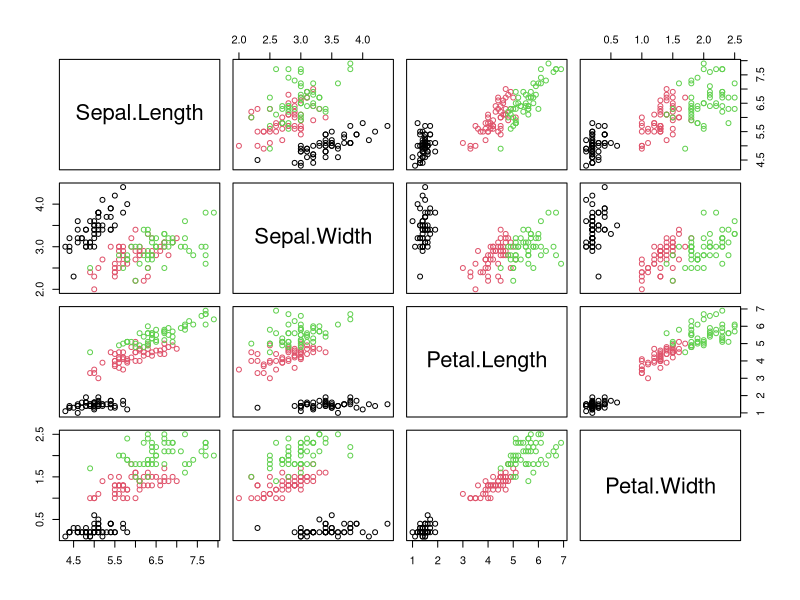
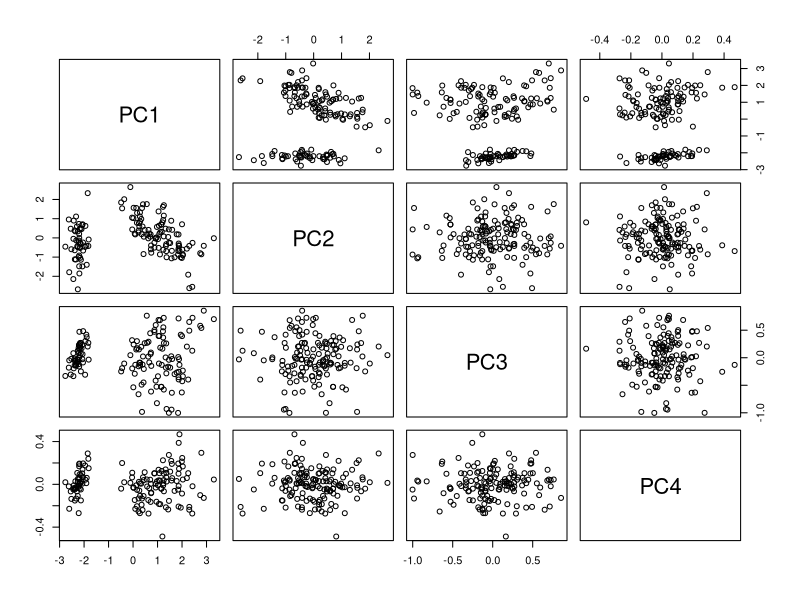
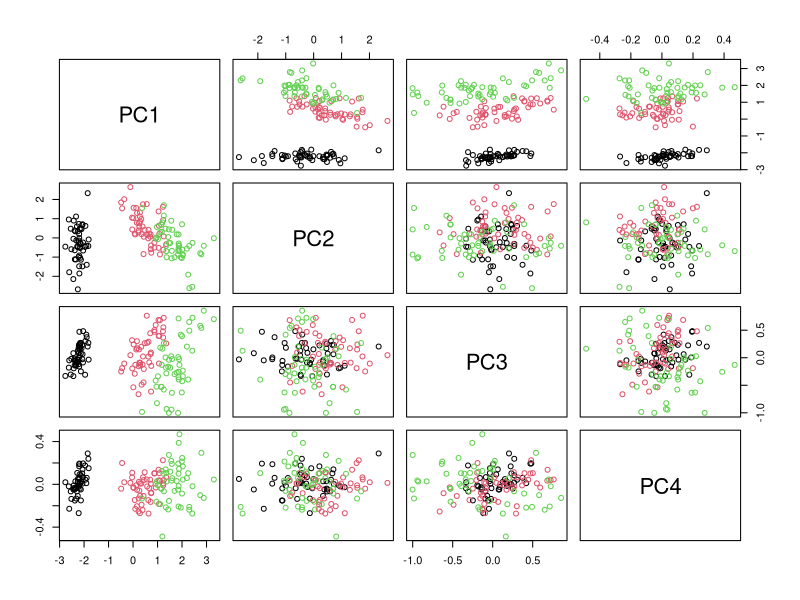
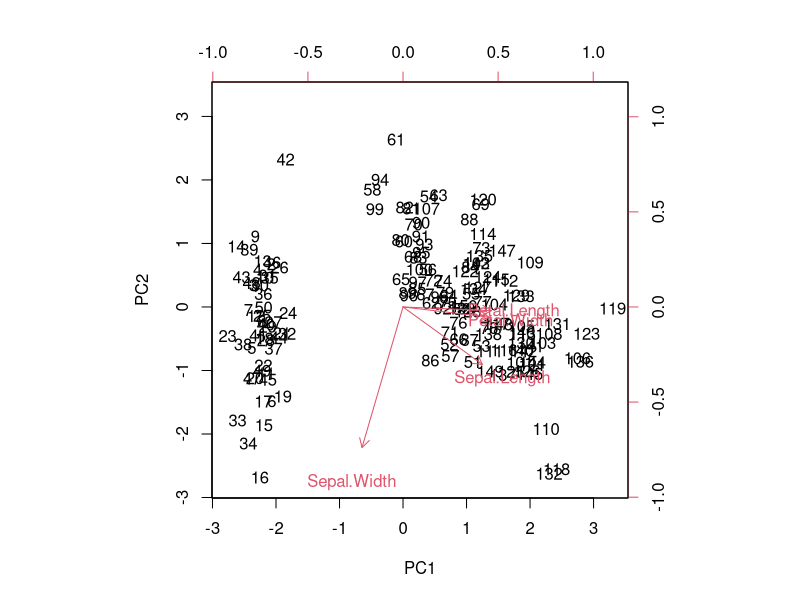
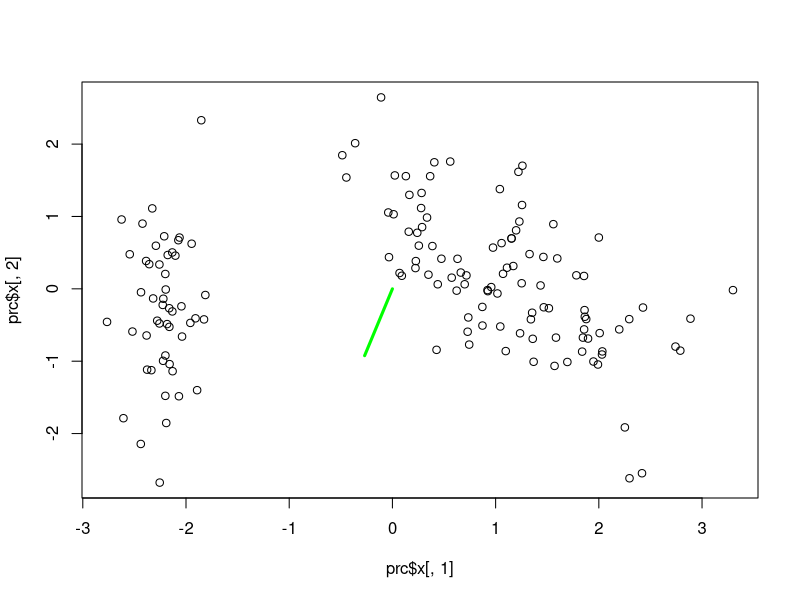
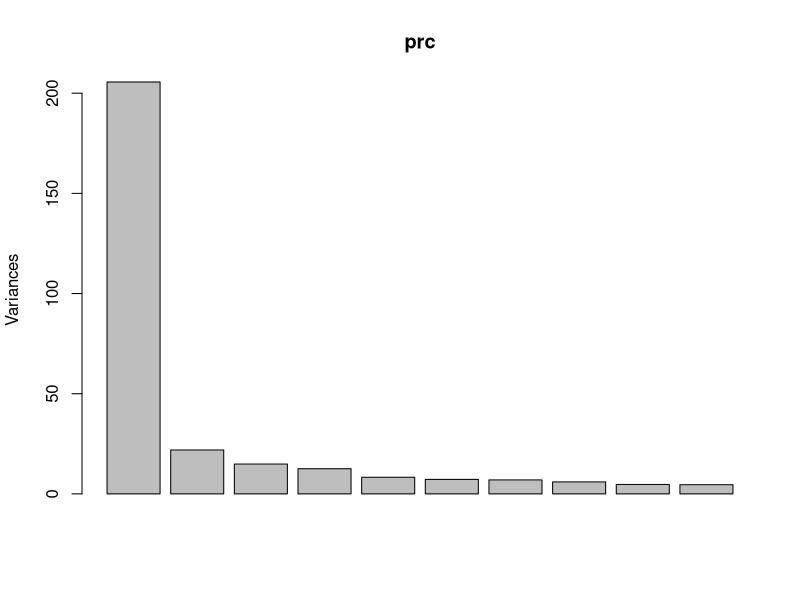
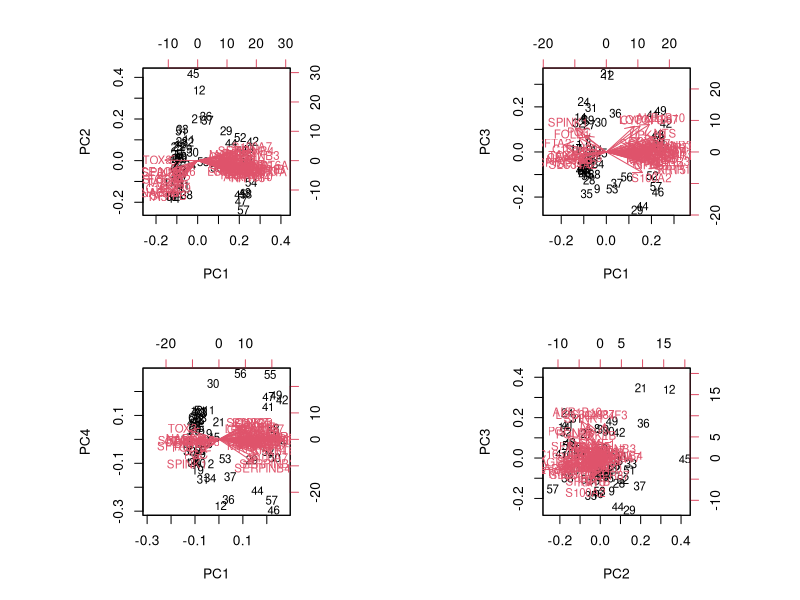
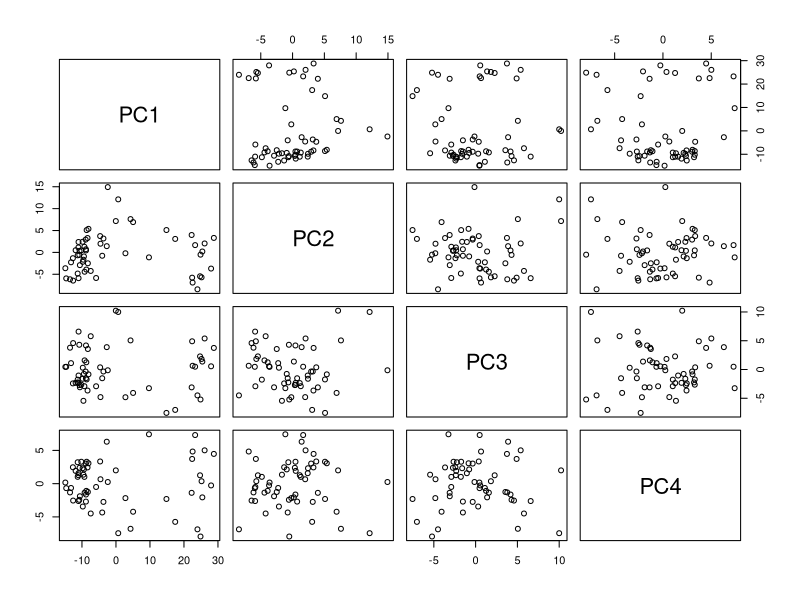

The R source for these figures, in order:

### START

# recall iris data



my.pch = rep(c(1,2,3),each=50)
pairs(iris[,1:4],col=my.pch)

par(mfrow=c(1,1))
prc<-prcomp(iris[,1:4], scale=T)

# can distinguish 2 groups without class knowledge

pairs(prc$x)
pairs(prc$x,col=my.pch)

par(mfrow=c(1,1))
biplot(prc,scale=F)
prc$rotation
plot(prc$x[,1],prc$x[,2])
lines(c(0,prc$rotation[2,1]),c(0,prc$rotation[2,2]),col='green',lty=1,type='l',lwd=3)


### gene expression data

GSE10245.data = read.table(file='GSE10245.csv',header=T,sep=',')
gem1 = GSE10245.data[,2:51]
gr = GSE10245.data[,1]

prc = prcomp(gem1)
plot(prc)

### loadings can give structure to the clustering 

par(mfrow=c(2,2))
biplot(prc,choices=c(1,2))
biplot(prc,choices=c(1,3))
biplot(prc,choices=c(1,4))
biplot(prc,choices=c(2,3))

pairs(prc$x[,1:4])

pairs(prc$x[,1:4],col=my.pch)

###
############ Hierarchical Clustering 

hfit = hclust(dist(iris[,1:4]))
plot(hfit)
plot(hfit,labels=my.pch)

### methods can give very different results

par(mfrow=c(3,1))
hfit = hclust(dist(iris[,1:4]), method="single")
plot(hfit,labels=my.pch,main='single')
hfit = hclust(dist(iris[,1:4]), method="complete")
plot(hfit,labels=my.pch,main='complete')
hfit = hclust(dist(iris[,1:4]), method="average")
plot(hfit,labels=my.pch,main='average')

### simulate data

set.seed(123)

my.pch = rep(c(1,2,3),each=50)


# case 1 - not very good at clustering

xm = matrix(NA, 150, 2)
xm[,2] = rnorm(150,sd=10)
xm[1:50,1] = rnorm(50,sd=0.1) + 1
xm[51:100,1] = rnorm(50,sd=0.1) + 2
xm[101:150,1] = rnorm(50,sd=0.1) + 3

plot(xm[,1],xm[,2],col=my.pch)

par(mfrow=c(3,1))
hfit = hclust(dist(xm), method="single")
plot(hfit,labels=my.pch,main='single',col=my.pch)
hfit = hclust(dist(xm), method="complete")
plot(hfit,labels=my.pch,main='complete')
hfit = hclust(dist(xm), method="average")
plot(hfit,labels=my.pch,main='average')


# case 2 - better, for single link clustering

xm = matrix(NA, 150, 2)
xm[,2] = rnorm(150,sd=1)
xm[1:50,1] = rnorm(50,sd=0.1) + 1
xm[51:100,1] = rnorm(50,sd=0.1) + 2
xm[101:150,1] = rnorm(50,sd=0.1) + 3

plot(xm[,1],xm[,2],col=my.pch)

par(mfrow=c(3,1))
hfit = hclust(dist(xm), method="single")
plot(hfit,labels=my.pch,main='single',col=my.pch)
hfit = hclust(dist(xm), method="complete")
plot(hfit,labels=my.pch,main='complete')
hfit = hclust(dist(xm), method="average")
plot(hfit,labels=my.pch,main='average')

# case 3 - standardized data from case 2

xm2 = xm
xm2[,1] = (xm[,1]-mean(xm[,1]))/sd(xm[,1])
xm2[,2] = (xm[,2]-mean(xm[,2]))/sd(xm[,2])

plot(xm2[,1],xm2[,2],col=my.pch)


par(mfrow=c(3,1))
hfit = hclust(dist(xm2), method="single")
plot(hfit,labels=my.pch,main='single')
hfit = hclust(dist(xm2), method="complete")
plot(hfit,labels=my.pch,main='complete')
hfit = hclust(dist(xm2), method="average")
plot(hfit,labels=my.pch,main='average')



####################

xm3 = matrix(NA,150,2)
xm3[,1] = rnorm(150)+rep(c(5,10,15),each=50)
xm3[,2] = (xm3[,1]+rnorm(150,sd=0.25))/sqrt(1+0.25^2)

plot(xm3[,1],xm3[,2],col=my.pch)

par(mfrow=c(3,1),las=0)
hfit = hclust(dist(xm3), method="single")
plot(hfit,labels=my.pch,main='single')
hfit = hclust(dist(xm3), method="complete")
plot(hfit,labels=my.pch,main='complete')
hfit = hclust(dist(xm3), method="average")
plot(hfit,labels=my.pch,main='average')
abline(h=9,col='red')
abline(h=5,col='green')

### can extract clusters

pr = cutree(hfit,k=3)
table(my.pch,pr)

pr = cutree(hfit,k=6)
table(my.pch,pr)


pr = cutree(hfit,h=5)
table(my.pch,pr)

pr = cutree(hfit,h=9)
table(my.pch,pr)

### example

xy = cbind(c(2,3,2,4,3),c(3,2,4,5,5))
dist(xy)
hfit = hclust(dist(xy))
plot(hfit)
cphz = cophenetic(hfit)
cphz
hfit$height


########## K-means


my.pch = rep(c(1,2,3),each=50)
pairs(iris[,1:4],col=my.pch)
fit = kmeans(iris[,1:4],centers=3,nstart=100)

table(fit$cluster,my.pch)

# exchange 1,2  

my.pch = rep(c(2,3,1),each=50)

table(fit$cluster,my.pch)

pairs(iris[,1:4],col=1+(fit$cluster!=my.pch))

# can examine centers

fit$centers

x = rbind(iris[,1:4],fit$centers)
colv=c(rep(1,150),rep(2,3))
pchv=c(rep(3,150),rep(19,3))
pairs(x,col=colv,pch=pchv)

### try with 2-5 means

nc = 2

my.pch = rep(c(1,2,3),each=50)
pairs(iris[,1:4],col=my.pch)
fit = kmeans(iris[,1:4],centers=nc,nstart=100)
x = rbind(iris[,1:4],fit$centers)
colv=c(rep(1,150),rep(2,nc))
pchv=c(rep(3,150),rep(19,nc))
pairs(x,col=colv,pch=pchv)

fit$totss
fit$betweenss
fit$tot.withinss
fit$withinss

sum(fit$withinss)+fit$betweenss
fit$totss

nc = 3

my.pch = rep(c(1,2,3),each=50)
pairs(iris[,1:4],col=my.pch)
fit = kmeans(iris[,1:4],centers=nc,nstart=100)
x = rbind(iris[,1:4],fit$centers)
colv=c(rep(1,150),rep(2,nc))
pchv=c(rep(3,150),rep(19,nc))
pairs(x,col=colv,pch=pchv)

fit$totss
fit$betweenss
fit$tot.withinss
fit$withinss

sum(fit$withinss)+fit$betweenss
fit$totss


nc = 4

my.pch = rep(c(1,2,3),each=50)
pairs(iris[,1:4],col=my.pch)
fit = kmeans(iris[,1:4],centers=nc,nstart=100)
x = rbind(iris[,1:4],fit$centers)
colv=c(rep(1,150),rep(2,nc))
pchv=c(rep(3,150),rep(19,nc))
pairs(x,col=colv,pch=pchv)

fit$totss
fit$betweenss
fit$tot.withinss
fit$withinss

sum(fit$withinss)+fit$betweenss
fit$totss


nc = 5

my.pch = rep(c(1,2,3),each=50)
pairs(iris[,1:4],col=my.pch)
fit = kmeans(iris[,1:4],centers=nc,nstart=100)
x = rbind(iris[,1:4],fit$centers)
colv=c(rep(1,150),rep(2,nc))
pchv=c(rep(3,150),rep(19,nc))
pairs(x,col=colv,pch=pchv)

fit$totss
fit$betweenss
fit$tot.withinss
fit$withinss

sum(fit$withinss)+fit$betweenss
fit$totss

sse = rep(0,10)
for (i in 1:10) {
  fit = kmeans(iris[,1:4],centers=i)
  sse[i] = fit$totss-fit$betweenss
}
plot(sse,type='b')


r2 = rep(0,10)
for (i in 1:10) {
  fit = kmeans(iris[,1:4],centers=i)
  r2[i] = fit$betweenss/fit$totss
}
plot(r2,type='b')


### STOP



